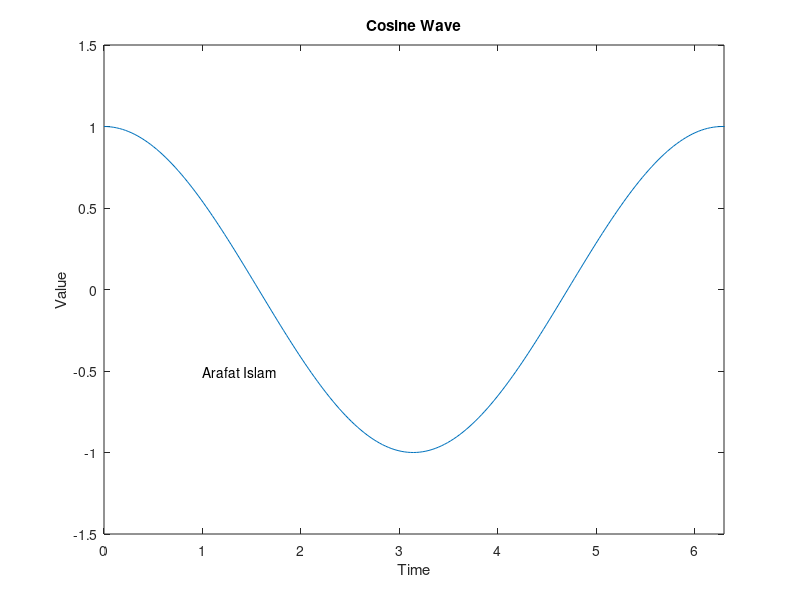

MATLAB code for this plot:
x= linspace(0,10*pi,1000);
y=cos(x);
plot(x,y)
axis([0,6.3,-1.5,1.5])
title('Cosine Wave')
xlabel('Time')
ylabel('Value')
text(1,-0.5, 'Arafat Islam')
